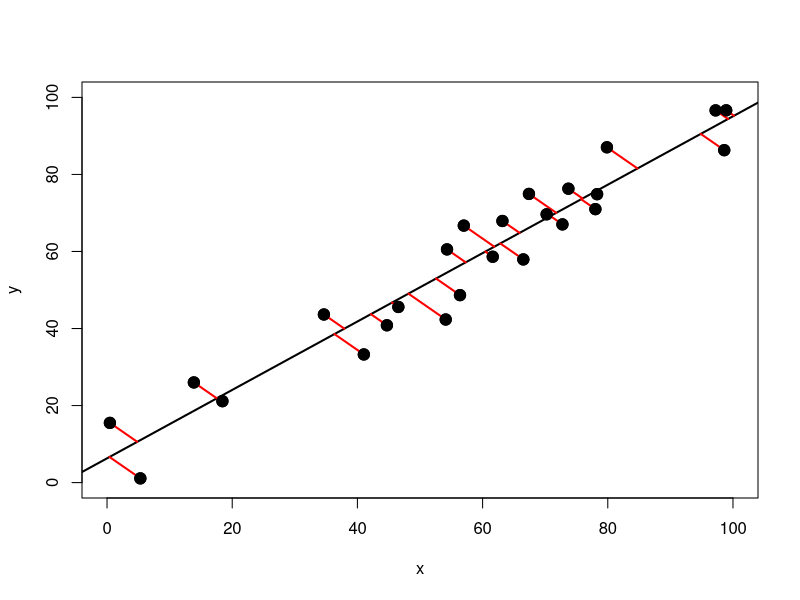
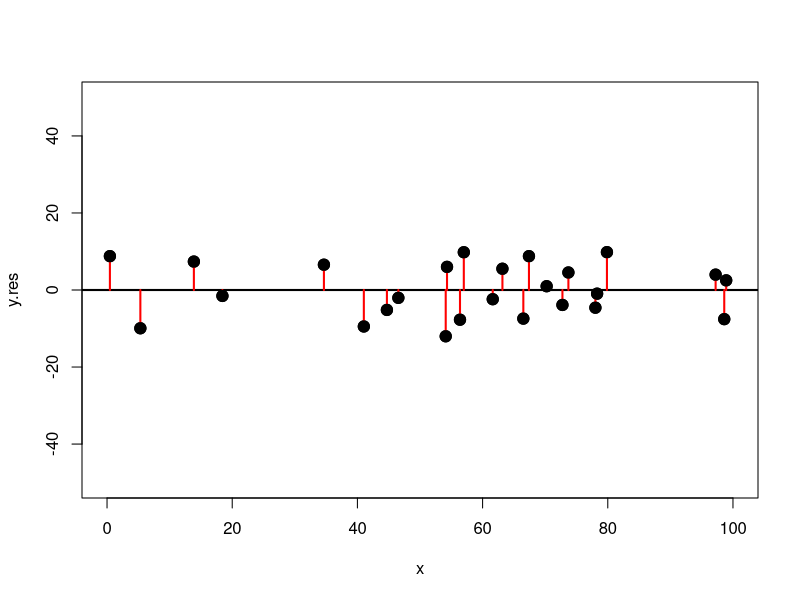

Write the R code that produced these figures, in order.
# Arquivo:    PlottingPerpendicularSegments.R
# Curso:  
# Capítulo: 
# Seção: 
# Autor:  Barton Poulson, datalab.cc, @bartonpoulson
# Data:    2016-05-06

# Fonte: http://j.mp/1Oh11e1
# Parte sobre resíduos: http://j.mp/1XcHAdC

# DEFINIR FUNÇÃO PARA SEGMENTOS PERPENDICULARES ############

# Função para segmentos perpendiculares
# Fonte: http://j.mp/1Oh1fSi

perp.segment.coord <- function(x0, y0, lm.mod){
  #encontra o ponto final de um segmento perpendicular
  #do ponto (x0,y0) até a linha definida por lm.mod
  #como y=a+b*x
  
  a <- coef(lm.mod)[1]  #interseção
  b <- coef(lm.mod)[2]  #inclinação
  x1 <- (x0+b*y0-a*b)/(1+b^2)
  y1 <- a + b*x1
  list(x0=x0, y0=y0, x1=x1, y1=y1)
}

# GERAR DADOS ##############################################

set.seed(1846)
x <- runif(25, 0, 100)
y <- x + rnorm(25, 0, 7)

# GERAR GRÁFICO DE DADOS COM TENDÊNCIA #####################

mod1 <- lm(y ~ x)
plot(x, y, 
     # xlim = c(min(x) - 5, max(x) + 5), 
     # ylim = c(min(y) - 10, max(y) + 10),
     xlim = c(0, 100), 
     ylim = c(0, 100),
     pch = 19, cex = 1.5)
abline(mod1, lwd = 2)

## Acrescentar linhas perpendiculares ######################

ss <- perp.segment.coord(x, y, mod1)
segments(x0 = ss$x0, x1 = ss$x1,
         y0 = ss$y0, y1 = ss$y1, 
         col = "red", lwd = 2)
# Também é possível fazer:
# do.call(segments, ss)
# mas não é possível modificar as cores, etc.
points(x, y, pch = 19, cex = 1.5)  # Plotar pontos de novo

# GERAR GRÁFICO COM DADOS APÓS REMOÇÃO DA TENDÊNCIA ########

# Gerar resíduos
y.res <- resid(mod1)

# Regressão com resíduos
# mod2 <- lm(y.res ~ x)
plot(x, y.res, 
     # xlim = c(min(x) - 5, max(x) + 5), 
     # ylim = c(min(y) - 10, max(y) + 10),
     xlim = c(0, 100), 
     ylim = c(-50, 50),
     pch = 19, cex = 1.5)
# abline(mod2, lwd = 2)
abline(h = 0, lwd = 2)

# calcular resíduos e valores previstos
# res <- signif(residuals(mod1), 5)
# pre <- predict(mod2)

# plotar distâncias entre os pontos e a linha de regressão
segments(x, y.res, 
         x, 0, 
         col = "red", lwd = 2)
points(x, y.res, pch = 19, cex = 1.5)

# LIMPAR ###################################################

# Limpar ambiente
rm(list = ls()) 

# Limpar gráficos
dev.off()  # But only if there IS a plot

# Limpar console
cat("\014")  # CTRL+L

# Esvaziar a mente :)
